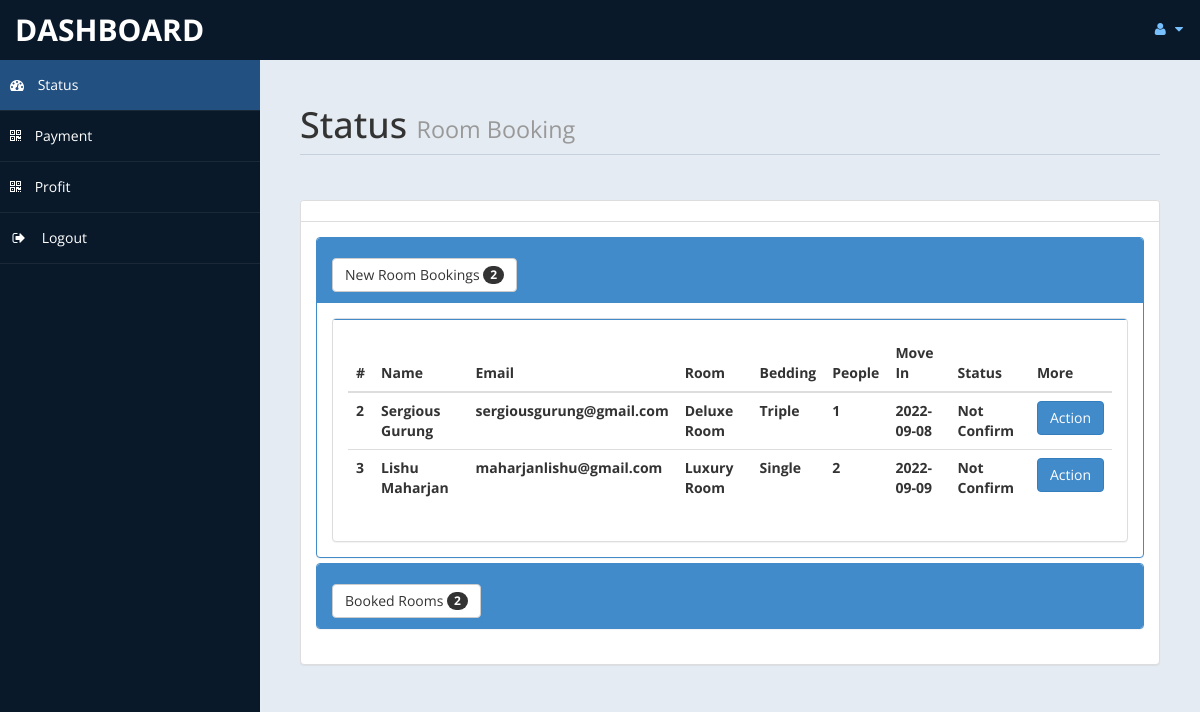
Screenshot of /TCH/admin/home.php (signed in) with the database file from the repository.
### tables this page shows
CREATE TABLE `roombook` (
  `id` int(10) NOT NULL,
  `Title` varchar(5) DEFAULT NULL,
  `FName` text DEFAULT NULL,
  `LName` text DEFAULT NULL,
  `Email` varchar(50) DEFAULT NULL,
  `Phone` text DEFAULT NULL,
  `TRoom` varchar(20) DEFAULT NULL,
  `Bed` varchar(10) DEFAULT NULL,
  `People` varchar(2) DEFAULT NULL,
  `Payment` varchar(15) DEFAULT NULL,
  `Movein` date DEFAULT NULL,
  `Occupancy` date DEFAULT NULL,
  `stat` varchar(15) DEFAULT NULL
);

### TCH/admin/home.php (the view, shortened to what this page needs)
<!DOCTYPE html>
<html xmlns="http://www.w3.org/1999/xhtml">
<head>
    <link href="assets/css/bootstrap.css" rel="stylesheet" />
    <link href="assets/css/font-awesome.css" rel="stylesheet" />
    <link href="assets/js/morris/morris-0.4.3.min.css" rel="stylesheet" />
    <link href="assets/css/custom-styles.css" rel="stylesheet" />
</head>
<?php
include ('db.php');
?>
<body>
    <div id="wrapper">
        <nav class="navbar navbar-default top-navbar" role="navigation">
            <div class="navbar-header">
                <a class="navbar-brand" href="home.php"> Dashboard </a>
            </div>
            <ul class="nav navbar-top-links navbar-right">
                <li class="dropdown">
                    <a class="dropdown-toggle" data-toggle="dropdown" href="#" aria-expanded="false">
                        <i class="fa fa-user fa-fw"></i> <i class="fa fa-caret-down"></i>
                    </a>
                </li>
            </ul>
        </nav>
        <nav class="navbar-default navbar-side" role="navigation">
            <div class="sidebar-collapse">
                <ul class="nav" id="main-menu">
                    <li>
                        <a class="active-menu" href="home.php"><i class="fa fa-dashboard"></i> Status</a>
                    </li>
                    <li>
                        <a href="payment.php"><i class="fa fa-qrcode"></i> Payment</a>
                    </li>
                    <li>
                        <a  href="profit.php"><i class="fa fa-qrcode"></i> Profit</a>
                    </li>
                    <li>
                        <a href="logout.php"><i class="fa fa-sign-out fa-fw"></i> Logout</a>
                    </li>
					</ul>
            </div>
        </nav>
        <div id="page-wrapper">
            <div id="page-inner">
                <div class="row">
                    <div class="col-md-12">
                        <h1 class="page-header">
                            Status <small>Room Booking </small>
                        </h1>
                    </div>
                </div>
				<?php
						$sql = "select * from roombook";
						$re = mysqli_query($con,$sql);
						$c =0;
						while($row=mysqli_fetch_array($re) )
						{
								$new = $row['stat'];
								if($new=="Not Confirm")
								{
									$c = $c + 1;
								}
						}
				?>
					<div class="row">
                <div class="col-md-12">
                    <div class="panel panel-default">
                        <div class="panel-heading">
                        </div>
                        <div class="panel-body">
                            <div class="panel-group" id="accordion">
							<div class="panel panel-primary">
                                    <div class="panel-heading">
                                        <h4 class="panel-title">
                                            <a data-toggle="collapse" data-parent="#accordion" href="#collapseTwo">
											<button class="btn btn-default" type="button">
												 New Room Bookings  <span class="badge"><?php echo $c ; ?></span>
											</button>
											</a>
                                        </h4>
                                    </div>
                                    <div id="collapseTwo" class="panel-collapse in" style="height: auto;">
                                        <div class="panel-body">
                                           <div class="panel panel-default">
                        <div class="panel-body">
                            <div class="table-responsive">
                                <table class="table">
                                    <thead>
                                        <tr>
                                            <th>#</th>
                                            <th>Name</th>
                                            <th>Email</th>
											<th>Room</th>
											<th>Bedding</th>
											<th>People</th>
											<th>Move In</th>
											<th>Status</th>
											<th>More</th>
                                        </tr>
                                    </thead>
                                    <tbody>
									<?php
									$tsql = "select * from roombook";
									$tre = mysqli_query($con,$tsql);
									while($trow=mysqli_fetch_array($tre) )
									{
										$co =$trow['stat'];
										if($co=="Not Confirm")
										{
											echo"<tr>
												<th>".$trow['id']."</th>
												<th>".$trow['FName']." ".$trow['LName']."</th>
												<th>".$trow['Email']."</th>
												<th>".$trow['TRoom']."</th>
												<th>".$trow['Bed']."</th>
												<th>".$trow['People']."</th>
												<th>".$trow['Movein']."</th>
												<th>".$trow['stat']."</th>
												<th><a href='roombook.php?rid=".$trow['id']." ' class='btn btn-primary'>Action</a></th>
												</tr>";
										}
									}
									?>
                                    </tbody>
                                </table>
                            </div>
                        </div>
                    </div>
                                        </div>
                                    </div>
                                </div>
								<?php
								$rsql = "SELECT * FROM `roombook`";
								$rre = mysqli_query($con,$rsql);
								$r =0;
								while($row=mysqli_fetch_array($rre) )
								{
										$br = $row['stat'];
										if($br=="Confirm")
										{
											$r = $r + 1;
										}
								}
								?>
                                <div class="panel panel-primary">
                                    <div class="panel-heading">
                                        <h4 class="panel-title">
                                            <a data-toggle="collapse" data-parent="#accordion" href="#collapseOne" class="collapsed">
											<button class="btn btn-default" type="button">
												 Booked Rooms  <span class="badge"><?php echo $r ; ?></span>
											</button>
											</a>
                                        </h4>
                                    </div>
                        </div>
            </div>
        </div>
    </div>
</body>
</html>

### TCH/admin/assets/css/custom-styles.css (style rules this page uses)
body { font-family: 'Open Sans', sans-serif; }
#wrapper { width: 100%; background:#09192A; }
#page-wrapper { padding: 15px 15px; min-height: 600px; background:#E5EBF2; }
#page-inner { width:100%; margin:10px 20px 10px 0px; background-color:transparent; padding:10px; min-height:1200px; }
h1, .h1, h2, .h2, h3, .h3 { margin-top: 7px; margin-bottom: -5px; }
h4 { padding-top:10px; }
.page-header { padding-bottom: 9px; margin: 10px 0 45px; border-bottom: 1px solid #C7D1DD; }
.panel-default > .panel-heading { color: #000; background-color: #FFFFFF; border-color: #ddd; font-weight:bold; }
.top-navbar { margin:0px; }
.top-navbar .navbar-brand { color: #fff; width: 260px; text-align: left; height: 60px; font-size: 30px; font-weight: 700; text-transform: uppercase; line-height: 30px; }
.top-navbar .nav > li { position: relative; display: inline-block; }
.top-navbar .nav > li > a { position: relative; display: block; padding: 19px 15px; color: #77C0FD; }
.active-menu { background-color:#225081!important; }
.sidebar-collapse , .sidebar-collapse .nav { background:none; }
.sidebar-collapse .nav { padding:0; }
.sidebar-collapse .nav > li > a { color:#fff; background:transparent; text-shadow:none; }
.sidebar-collapse > .nav > li > a { padding:15px 10px; }
.sidebar-collapse > .nav > li { border-bottom: 1px solid rgba(107, 108, 109, 0.19); }
.navbar-side { border:none; background-color: transparent; }
.top-navbar { background:#09192A; border-bottom:none; }
.top-navbar .nav > li > a > i { margin-right: 2px; }
.navbar-default { border:0px solid black; }
.navbar-header { background: #09192A; }
.nav > li > a > i { margin-right:10px; }
@media (min-width:768px) { #page-wrapper { margin: 0 0 0 260px; padding: 15px 30px; min-height: 1200px; } }
@media (min-width:768px) { .navbar-side { z-index: 1; position: absolute; width: 260px; } }
@media (min-width:768px) { .navbar { border-radius: 0px; } }

### rows the page displays
roombook: id "2", FName "Sergious", LName "Gurung", Email "sergiousgurung@gmail.com", TRoom "Deluxe Room", Bed "Triple", People "1", Movein "2022-09-08", stat "Not Confirm"
roombook: id "3", FName "Lishu", LName "Maharjan", Email "maharjanlishu@gmail.com", TRoom "Luxury Room", Bed "Single", People "2", Movein "2022-09-09", stat "Not Confirm"

### other values shown
$c "2"
$r "2"
